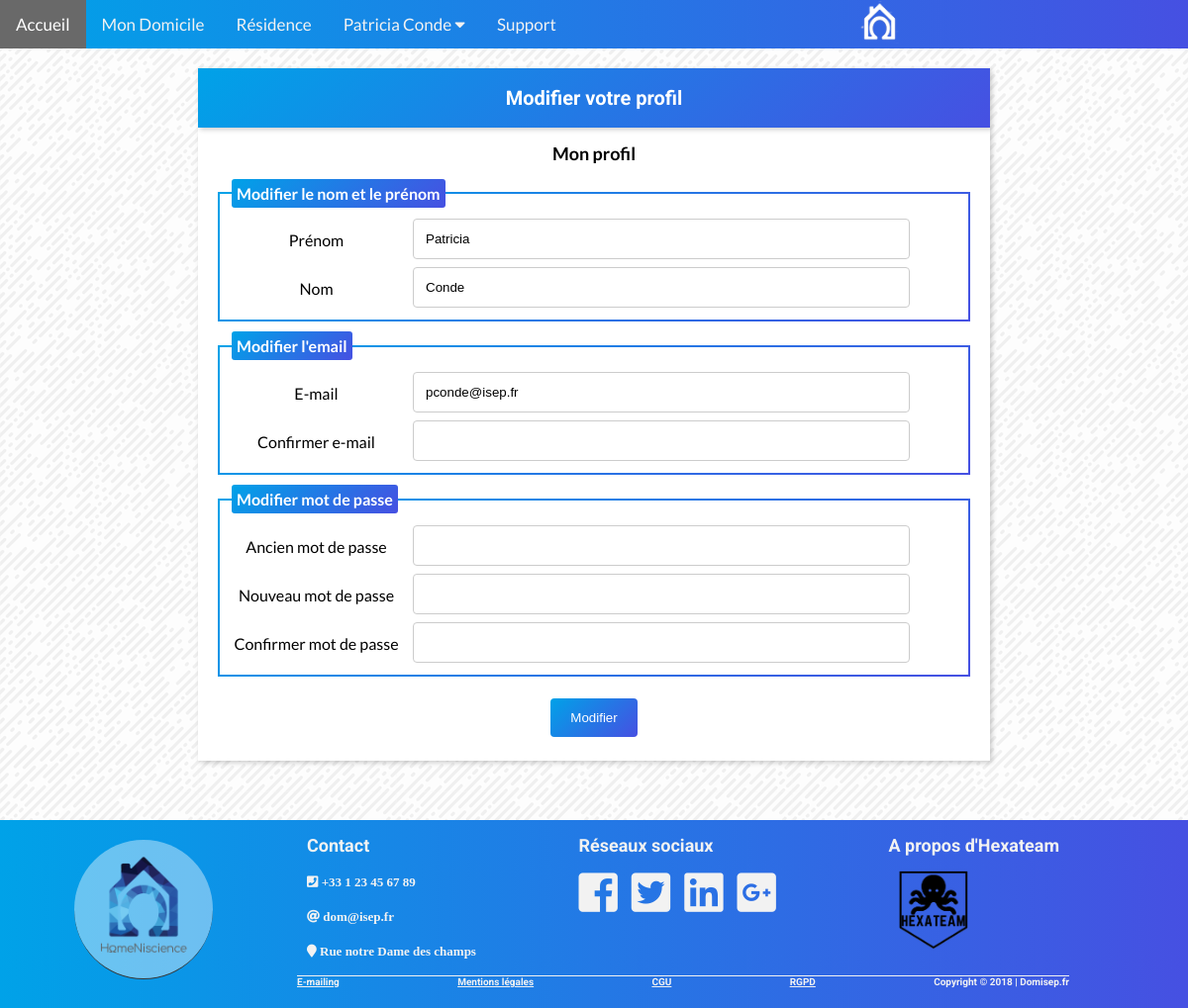
The page /page/Profil/Index.php (signed in) on the database its author committed.
### tables this page shows
CREATE TABLE IF NOT EXISTS `utilisateur` (
  `ID` int(11) NOT NULL AUTO_INCREMENT,
  `ID_domicile` int(11) NOT NULL,
  `email` varchar(50) NOT NULL,
  `mot_de_passe` varchar(60) NOT NULL,
  `nom` varchar(50) NOT NULL,
  `prenom` varchar(50) NOT NULL,
  `adresse` varchar(50) NOT NULL,
  `numero_fixe` varchar(50) NOT NULL,
  `numero_mobile` varchar(50) NOT NULL,
  `ID_type_utilisateur` int(11) NOT NULL,
  `ID_langue` int(11) NOT NULL,
  `image` varchar(50) NOT NULL,
  `ID_theme` int(11) NOT NULL,
  `ID_mode_paiement` int(11) NOT NULL,
  PRIMARY KEY (`ID`)
);

### page/Profil/Index.php (called while the page is built, shortened)
<?php
require('../../connexion_bdd.php');
require('profil_modele.php');
$id_user = getUtilisateur($_SESSION['ID']);
$donnees = $id_user -> fetch();
require('Profil.php');

### page/Profil/profil_modele.php (called while the page is built, shortened)
<?php
function getUtilisateur($idUser) {
    global $bdd;
    $req = $bdd->prepare('SELECT * FROM utilisateur WHERE ID = :id');
    $req->bindParam('id', $idUser, PDO::PARAM_INT);
    $req->execute();
    return $req;
}

### page/Profil/Profil.php (the view, shortened to what this page needs)
<!DOCTYPE html>
<html>
<head>
    <link rel="stylesheet" href="Profil.css">
</head>
<?php require ('../header.php'); ?>
<body>
<div class="container">
<div class="flex2">
    <button class="accordion" type="button" name="button">Modifier votre profil</button>
    <div class="panel">
        <h2 class="profil_modifier">Mon profil</h2>
        <form method="post" action="Index.php">
            <fieldset>
                <legend> Modifier le nom et le prénom </legend>
                <div class="row">
                    <div class="col-25">
                        <label for="prenom">Prénom</label>
                    </div>
                    <div class="col-75">
                        <input type="text" id="prenom" name="prenom" value="<?php echo $donnees['prenom']?>">
                    </div>
                </div>
                <div class="row">
                    <div class="col-25">
                        <label for="nom">Nom</label>
                    </div>
                    <div class="col-75">
                        <input type="text" id="nom" name="nom" value="<?php echo $donnees['nom']?>">
                    </div>
                </div>
            </fieldset>
            <fieldset>
                <legend> Modifier l'email </legend>
                <div class="row">
                    <div class="col-25">
                        <label for="email">E-mail</label>
                    </div>
                    <div class="col-75">
                        <input type="email" id="email" name="email" value="<?php echo $donnees['email']?>">
                    </div>
                </div>
                <div class="row">
                    <div class="col-25">
                        <label for="email2">Confirmer e-mail</label>
                    </div>
                    <div class="col-75">
                        <input type="email" id="email2" name="email2" value="">
                    </div>
                </div>
            </fieldset>
            <fieldset>
                <legend>Modifier mot de passe</legend>
                <div class="row">
                    <div class="col-25">
                        <label for="OldMdp">Ancien mot de passe</label>
                    </div>
                    <div class="col-75">
                        <input type="password" id="OldMdp" name="OldMdp" value="">
                    </div>
                </div>
                <div class="row">
                    <div class="col-25">
                        <label for="NewMdp">Nouveau mot de passe</label>
                    </div>
                    <div class="col-75">
                        <input class="champ" type="password" id="NewMdp" name="NewMdp" onkeyup="verificationMdp()">
                    </div>
                </div>
                <div class="row">
                    <div class="col-25">
                        <label for="NewMdp2">Confirmer mot de passe</label>
                    </div>
                    <div class="col-75">
                        <input class="champ" type="password" id="NewMdp2" name="NewMdp2" onkeyup="verifDouble(this)">
                    </div>
                </div>
            </fieldset>
            <div class="row">
                <input type="submit" value="Modifier">
            </div>
        </form>
    </div>
</div>
</div>
</body>
<footer style="position: inherit">
    <?php require ('../footer.php')?>
</footer>
</html>

### page/header.php (shortened to what this page needs)
<?php
try {
  $bdd = new PDO('mysql:host=localhost;dbname=homeniscience;charset=utf8', 'root', '');
} catch (Exception $e) {
  die('Erreur : '.$e->getMessage());
}
function getNom() {
  global $bdd;
  $get = $bdd->prepare('SELECT prenom, nom FROM utilisateur WHERE ID = ?');
  $get->execute(array($_SESSION['ID']));
  return $get;
}
$name = getNom()->fetch();?>
<!DOCTYPE html>
<html>
<head>
  <link rel="stylesheet" href="https://use.fontawesome.com/releases/v5.0.13/css/all.css">
</head>
<body>
  <div class="topnav" id="myTopnav">
    <a id="accueil" href="/homeniscience/page/accueil/index.php">Accueil</a>
    <a id="domicile" href="/homeniscience/page/domicile/">Mon Domicile</a>
    <a id="residence" href="/homeniscience/page/gestionnaire/controller">Résidence</a>
    <div class="dropdown">
      <button class="dropbtn"><?php echo $name['prenom'].' '.$name['nom']; ?>
        <i class="fa fa-caret-down"></i>
      </button>
    </div>
    <a id="support" href="/homeniscience/page/support">Support</a>
    <img class="imgheader" src="/homeniscience/page/support/header_logo.png" alt="">
  </div>
</body>
</html>

### page/Profil/Profil.css (style rules this page uses)
.container { display: flex; flex-wrap: wrap; justify-content: center; }
.flex2 { width: 800px; height:660px; padding: 20px; margin-bottom:80px; }
.flex2 .accordion { background:linear-gradient(-45deg, #4650E2, #00A2E8); color: white; font-weight: bold; font-size: 20px; }
.accordion { font-family: 'Roboto'; cursor: pointer; padding: 18px; width: 100%; font-size: 16px; border: none; outline: none; transition: 0.4s; text-align: center; box-shadow: 2px 2px 5px rgba(0, 0, 0, .2); }
.panel { font-family: 'Lato'; padding: 0 18px; background-color: white; height: 640px; overflow-y: auto; transition: max-height 0.2s ease-out; box-shadow: 2px 2px 5px rgba(0, 0, 0, .2); text-align: center; }
input[type=text], input[type=email], input[type=password], select, textarea { width: 100%; padding: 12px; border: 1px solid #ccc; border-radius: 4px; resize: vertical; }
label { padding: 12px 12px 12px 0; display: inline-block; }
input[type=submit] { background-image:linear-gradient(-45deg, #4650E2, #00A2E8); color: white; padding: 12px 20px; margin-top: 12px; border: none; border-radius: 4px; cursor: pointer; }
.col-25 { float: left; width: 25%; margin-top: 6px; }
.col-75 { float: left; width: 65%; margin-top: 6px; }
.row:after { content: ""; display: table; clear: both; }
fieldset { margin-bottom: 10px; border-image: linear-gradient(-45deg, #4650E2, #00A2E8) 2; border-radius: 3px; }
legend { text-align: left; border-image: linear-gradient(-45deg, #4650E2, #00A2E8) 2; border-radius: 3px; padding: 5px 5px 5px 5px; background:linear-gradient(-45deg, #4650E2, #00A2E8); color: white; font-weight: bold; }

### page/header.php (style rules this page uses)
body { margin:0; font-family:'Lato'; background: url('/homeniscience/page/img/funky-lines.png'); background-attachment: fixed; }
.topnav { overflow: hidden; background:linear-gradient(-90deg, #4650E2, #00A2E8); }
.topnav a { float: left; display: block; color: #f2f2f2; text-align: center; padding: 14px 16px; text-decoration: none; font-size: 17px; }
.dropdown { float: left; overflow: hidden; }
.dropdown .dropbtn { font-size: 17px; border: none; outline: none; color: #f2f2f2; padding: 14px 16px; background-color: inherit; font-family: inherit; margin: 0; }
.imgheader { text-align:center; max-height:45px; display:block; margin:auto; }

### page/footer.php (style rules this page uses)
footer { font-family: 'Roboto',sans-serif; text-decoration: none; color:#f2f2f2; }
h2 { font-size: 18px; }

### rows shown on the page
utilisateur: prenom "Patricia", nom "Conde", email "pconde@isep.fr"
